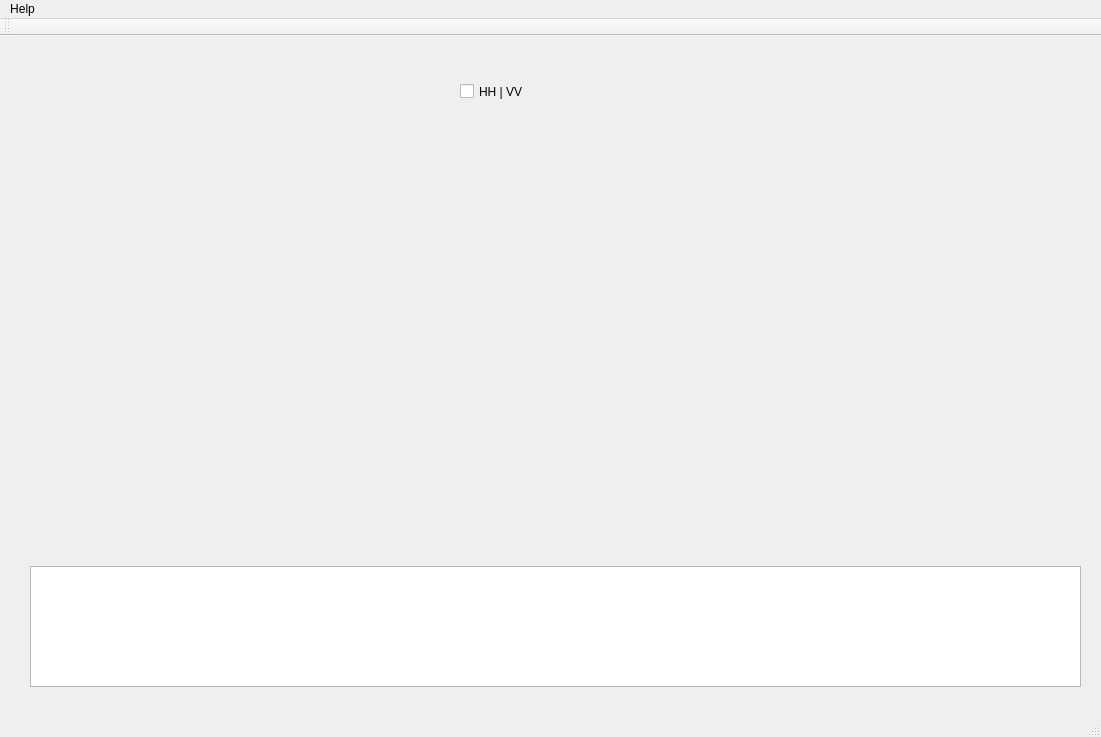
<?xml version="1.0" encoding="UTF-8"?>
<ui version="4.0">
 <class>MainWindow</class>
 <widget class="QMainWindow" name="MainWindow">
  <property name="geometry">
   <rect>
    <x>0</x>
    <y>0</y>
    <width>1101</width>
    <height>737</height>
   </rect>
  </property>
  <property name="windowTitle">
   <string>MainWindow</string>
  </property>
  <widget class="QWidget" name="centralWidget">
   <widget class="QWidget" name="w1" native="true">
    <property name="geometry">
     <rect>
      <x>50</x>
      <y>40</y>
      <width>400</width>
      <height>400</height>
     </rect>
    </property>
    <property name="layoutDirection">
     <enum>Qt::LeftToRight</enum>
    </property>
    <property name="autoFillBackground">
     <bool>false</bool>
    </property>
    <property name="styleSheet">
     <string notr="true">background-image: url(:/files/SeaPic.png);</string>
    </property>
   </widget>
   <widget class="QWidget" name="w2" native="true">
    <property name="geometry">
     <rect>
      <x>560</x>
      <y>40</y>
      <width>400</width>
      <height>400</height>
     </rect>
    </property>
    <property name="layoutDirection">
     <enum>Qt::LeftToRight</enum>
    </property>
    <property name="styleSheet">
     <string notr="true">background-image: url(:/files/SeaPic.png);</string>
    </property>
   </widget>
   <widget class="QCheckBox" name="checkBox">
    <property name="geometry">
     <rect>
      <x>460</x>
      <y>40</y>
      <width>91</width>
      <height>31</height>
     </rect>
    </property>
    <property name="text">
     <string>HH | VV</string>
    </property>
   </widget>
   <widget class="QWidget" name="widget" native="true">
    <property name="geometry">
     <rect>
      <x>0</x>
      <y>0</y>
      <width>1101</width>
      <height>671</height>
     </rect>
    </property>
    <property name="styleSheet">
     <string notr="true">background-image: url(:/files/Sand.png);</string>
    </property>
    <widget class="QPlainTextEdit" name="console">
     <property name="geometry">
      <rect>
       <x>30</x>
       <y>530</y>
       <width>1051</width>
       <height>121</height>
      </rect>
     </property>
    </widget>
   </widget>
   <zorder>widget</zorder>
   <zorder>w1</zorder>
   <zorder>w2</zorder>
   <zorder>checkBox</zorder>
  </widget>
  <widget class="QMenuBar" name="menuBar">
   <property name="geometry">
    <rect>
     <x>0</x>
     <y>0</y>
     <width>1101</width>
     <height>31</height>
    </rect>
   </property>
   <widget class="QMenu" name="menuHelp">
    <property name="title">
     <string>Help</string>
    </property>
    <addaction name="actionAbout"/>
    <addaction name="separator"/>
   </widget>
   <addaction name="menuHelp"/>
  </widget>
  <widget class="QToolBar" name="mainToolBar">
   <attribute name="toolBarArea">
    <enum>TopToolBarArea</enum>
   </attribute>
   <attribute name="toolBarBreak">
    <bool>false</bool>
   </attribute>
  </widget>
  <widget class="QStatusBar" name="statusBar"/>
  <action name="actionAbout">
   <property name="text">
    <string>About</string>
   </property>
  </action>
 </widget>
 <layoutdefault spacing="6" margin="11"/>
 <resources/>
 <connections/>
</ui>
